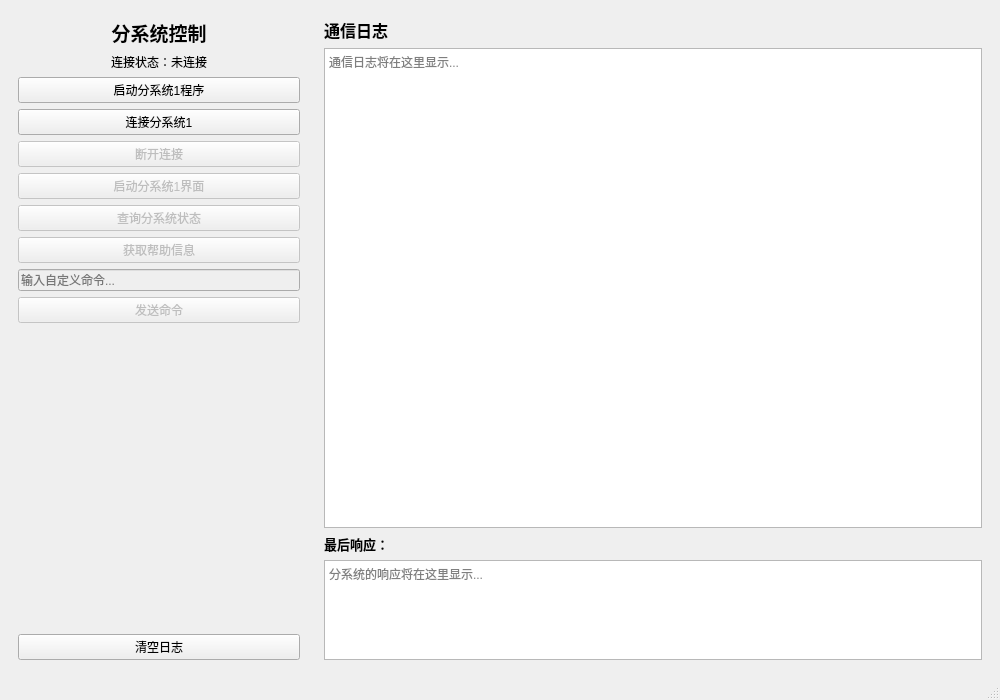
<?xml version="1.0" encoding="UTF-8"?>
<ui version="4.0">
 <class>MainWindow</class>
 <widget class="QMainWindow" name="MainWindow">
  <property name="geometry">
   <rect>
    <x>0</x>
    <y>0</y>
    <width>1000</width>
    <height>700</height>
   </rect>
  </property>
  <property name="windowTitle">
   <string>主系统 - 分系统管理</string>
  </property>
  <widget class="QWidget" name="centralwidget">
   <layout class="QHBoxLayout" name="horizontalLayout">
    <item>
     <widget class="QWidget" name="leftPanel" native="true">
      <property name="maximumSize">
       <size>
        <width>300</width>
        <height>16777215</height>
       </size>
      </property>
      <layout class="QVBoxLayout" name="leftLayout">
       <item>
        <widget class="QLabel" name="titleLabel">
         <property name="font">
          <font>
           <pointsize>14</pointsize>
           <weight>75</weight>
           <bold>true</bold>
          </font>
         </property>
         <property name="text">
          <string>分系统控制</string>
         </property>
         <property name="alignment">
          <set>Qt::AlignCenter</set>
         </property>
        </widget>
       </item>
       <item>
        <widget class="QLabel" name="connectionStatusLabel">
         <property name="text">
          <string>连接状态：未连接</string>
         </property>
         <property name="alignment">
          <set>Qt::AlignCenter</set>
         </property>
        </widget>
       </item>
       <item>
        <widget class="QPushButton" name="startSubsystem1Btn">
         <property name="text">
          <string>启动分系统1程序</string>
         </property>
        </widget>
       </item>
       <item>
        <widget class="QPushButton" name="connectBtn">
         <property name="text">
          <string>连接分系统1</string>
         </property>
        </widget>
       </item>
       <item>
        <widget class="QPushButton" name="disconnectBtn">
         <property name="enabled">
          <bool>false</bool>
         </property>
         <property name="text">
          <string>断开连接</string>
         </property>
        </widget>
       </item>
       <item>
        <widget class="QPushButton" name="system1Btn">
         <property name="enabled">
          <bool>false</bool>
         </property>
         <property name="text">
          <string>启动分系统1界面</string>
         </property>
        </widget>
       </item>
       <item>
        <widget class="QPushButton" name="statusBtn">
         <property name="enabled">
          <bool>false</bool>
         </property>
         <property name="text">
          <string>查询分系统状态</string>
         </property>
        </widget>
       </item>
       <item>
        <widget class="QPushButton" name="helpBtn">
         <property name="enabled">
          <bool>false</bool>
         </property>
         <property name="text">
          <string>获取帮助信息</string>
         </property>
        </widget>
       </item>
       <item>
        <widget class="QLineEdit" name="commandInput">
         <property name="enabled">
          <bool>false</bool>
         </property>
         <property name="placeholderText">
          <string>输入自定义命令...</string>
         </property>
        </widget>
       </item>
       <item>
        <widget class="QPushButton" name="sendCommandBtn">
         <property name="enabled">
          <bool>false</bool>
         </property>
         <property name="text">
          <string>发送命令</string>
         </property>
        </widget>
       </item>
       <item>
        <spacer name="verticalSpacer">
         <property name="orientation">
          <enum>Qt::Vertical</enum>
         </property>
         <property name="sizeHint" stdset="0">
          <size>
           <width>20</width>
           <height>40</height>
          </size>
         </property>
        </spacer>
       </item>
       <item>
        <widget class="QPushButton" name="clearLogBtn">
         <property name="text">
          <string>清空日志</string>
         </property>
        </widget>
       </item>
      </layout>
     </widget>
    </item>
    <item>
     <widget class="QWidget" name="rightPanel" native="true">
      <layout class="QVBoxLayout" name="rightLayout">
       <item>
        <widget class="QLabel" name="logTitleLabel">
         <property name="font">
          <font>
           <pointsize>12</pointsize>
           <weight>75</weight>
           <bold>true</bold>
          </font>
         </property>
         <property name="text">
          <string>通信日志</string>
         </property>
        </widget>
       </item>
       <item>
        <widget class="QTextEdit" name="logTextEdit">
         <property name="readOnly">
          <bool>true</bool>
         </property>
         <property name="placeholderText">
          <string>通信日志将在这里显示...</string>
         </property>
        </widget>
       </item>
       <item>
        <widget class="QLabel" name="lastResponseLabel">
         <property name="font">
          <font>
           <pointsize>10</pointsize>
           <weight>75</weight>
           <bold>true</bold>
          </font>
         </property>
         <property name="text">
          <string>最后响应：</string>
         </property>
        </widget>
       </item>
       <item>
        <widget class="QTextEdit" name="responseTextEdit">
         <property name="maximumSize">
          <size>
           <width>16777215</width>
           <height>100</height>
          </size>
         </property>
         <property name="readOnly">
          <bool>true</bool>
         </property>
         <property name="placeholderText">
          <string>分系统的响应将在这里显示...</string>
         </property>
        </widget>
       </item>
      </layout>
     </widget>
    </item>
   </layout>
  </widget>
  <widget class="QMenuBar" name="menubar">
   <property name="geometry">
    <rect>
     <x>0</x>
     <y>0</y>
     <width>1000</width>
     <height>17</height>
    </rect>
   </property>
  </widget>
  <widget class="QStatusBar" name="statusbar"/>
 </widget>
 <resources/>
 <connections/>
</ui>
